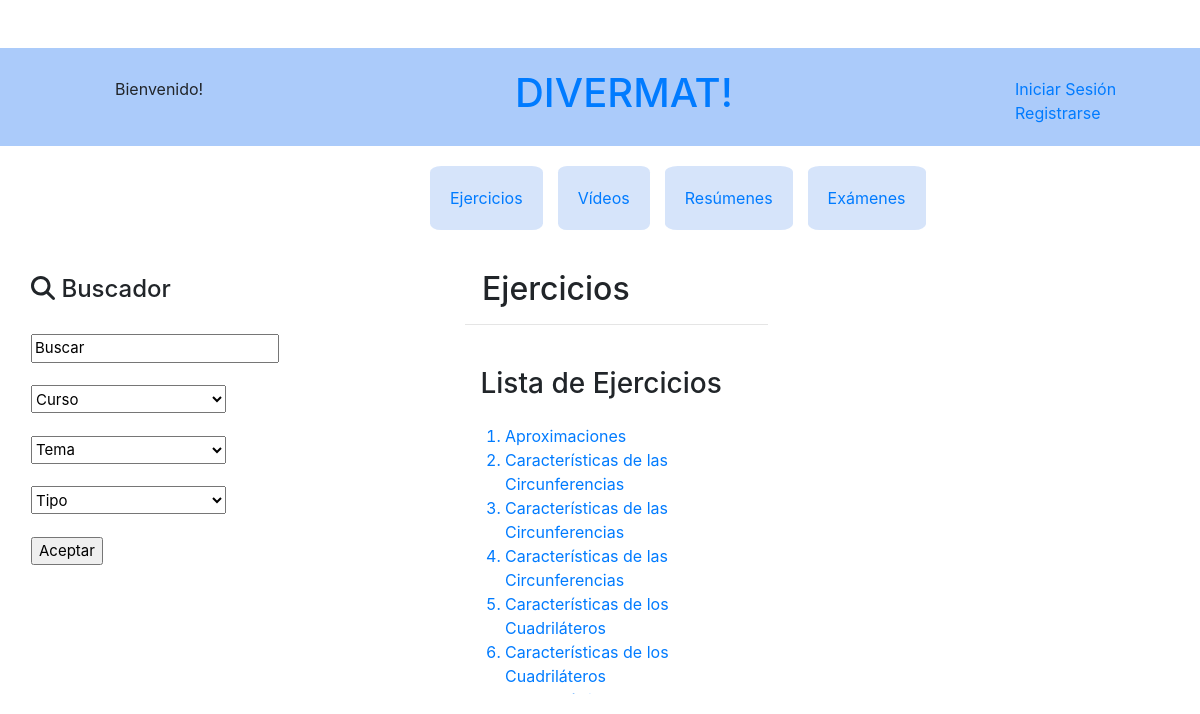
Page /divermat/ on the committed database.
### divermat/models.py (models this page shows, shortened)
class Curso(models.Model):
    curso = models.CharField(max_length=1, default=None)
    class Meta:
        ordering = ('curso', )
    def __str__(self):
        return str(self.curso)

class Ejercicio(models.Model):
    curso = models.ForeignKey(Curso,
                                 on_delete=models.CASCADE,
                                 default=None, null=True)
    tema = models.ForeignKey(Tema,
                                 on_delete=models.CASCADE,
                                 default=None, null=True)
    titulo = models.CharField(max_length=50, default=None)
    tipo = models.IntegerField(default=None,null=True) # Tipo 1 es test, tipo 2 respuesta corta, tipo 3 problemas pero ese todavía no lo implemento
    enunciado = models.CharField(max_length=1000, default = None)
    nsoluciones = models.IntegerField(default=None,null=True) #Numero de soluciones correctas
    soluciones = models.CharField(max_length=1000, default = None) #Cada solucion divididad por ; incluye la solucion correcta y las erroneas en caso de Test
    solucion_correcta = models.CharField(max_length=1024, default = None)
    foto = models.FileField(upload_to='media/fotos/%y',blank=True,null=False)
    class Meta:
        ordering = ('curso',  'titulo', )

### divermat/views.py (the view, shortened to what this page needs)
def index(request):
    content = {}
    content['registro'] = False
    content['Tipo'] = 'Ejercicios'
    content['alumno'] = False
    content['ejercicios'] = True
    todos_ejs = Ejercicio.objects.all()
    temas = []
    for tema in Tema.objects.all():
        temas.append(str(tema.curso)+"º."+tema.titulo)
    content['temas'] = temas
    content['Contenido'] = getFilteredContent(todos_ejs,request)
    return render(request,'divermat/inicio.html', context=content,)

### divermat/views.py (called while the page is built, shortened)
def getFilteredContent(todos_elem,request):
    contenido = []
    contenFinal = []
    for elem in todos_elem:
        conten = {}
        conten['id'] = elem.id
        conten['curso'] = elem.curso
        conten['titulo'] = elem.titulo
        contenido.append(conten)
        contenFinal = contenido
    busqueda = request.GET.get('buscar', '')
    curso = request.GET.get('curso', '')
    tema = request.GET.get('tema', '')
    tipo = request.GET.get('tipo', '')
    elem_filtrados = []
    return contenFinal

### templates/divermat/inicio.html (shortened to what this page needs)
{% extends "divermat/base.html" %}
{% block body_block %}
    {% if ejercicios is True %}
        {% if alumno is True %}
        <div class="row">
            <div class="col-xs-4 col-md-4 col-lg-4 offset-md-3">
                <h2>&nbsp;&nbsp;&nbsp;&nbsp;&nbsp;&nbsp;&nbsp;&nbsp;&nbsp;&nbsp;{{Tipo}}</h2><hr/>
            </div>
            <div class="col-xs-4 col-md-4 col-lg-4 offset-md-1">
                <a href="{% url 'ejerciciosAsignados' clase.id %}">Ejercicios Asignados {{clase.curso}}º {{clase.nombre}}</a>
            </div>
        </div>
        <div class="row">
            <div class="col-xs-4 col-md-4 col-lg-4 offset-md-1">
                <table>
                    <thead>
                        <tr>
                            <th>
                                <h3>Lista&nbsp;de&nbsp;{{Tipo}}</h3>
                            </th>
                        </tr>
                    </thead>
                </table>
                <div class="table-wrapper-scroll-y my-custom-scrollbar" style="height: 270px!important;">
                    <ol>
                        {% for conten in Contenido %}
                            <a href="{% url 'ejercicio' conten.id %}"><li>{{conten.titulo}}</li></a>
                        {%endfor%}
                    </ol>
                </div>
            </div>
            <div class="col-xs-4 col-md-4 col-lg-4">
                <table>
                    <thead>
                        <tr>
                            <th>
                                <h3>Generar&nbsp;Set&nbsp;de&nbsp;Ejercicios</h3>
                            </th>
                        </tr>
                    </thead>
                </table>
                <form id="NuevoSetEjercicios" action="index" method="POST">
                    <div class="row">
                        <div class="col">
                            <table>
                                {{form}}
                            </table>
                        </div>
                    </div>
                    {% csrf_token %}
                    <div class="row">
                        <div class="col offset-md-1">
                            <br><br><input class="boton" type="submit" value="Generar">
                        </div>
                    </div>
                </form>
            </div>
        </div>
        {%else%}
        <div class="row">
            <div class="col-xs-4 col-md-4 col-lg-4 offset-md-3">
                <h2>&nbsp;&nbsp;{{Tipo}}</h2><hr/>
            </div>
        </div>
        <div class="row">
                <div class="col-xs-4 col-md-4 col-lg-4 offset-md-3">
                    <table>
                        <thead>
                            <tr>
                                <th>
                                    <h3>Lista&nbsp;de&nbsp;{{Tipo}}</h3>
                                </th>
                            </tr>
                        </thead>
                    </table>
                    <div class="table-wrapper-scroll-y my-custom-scrollbar" style="height: 270px!important;">
                        <ol>
                            {% for conten in Contenido %}
                                <a href="{% url 'ejercicio' conten.id %}"><li>{{conten.titulo}}</li></a>
                            {%endfor%}
                        </ol>
                    </div>
                </div>
            </div>
        {%endif%}
    {% endif %}
{% endblock %}
{% block menu_lateral_block%}
    <div class="lateral">
        <div class ="flex-container">
            <div class="medio">
                <h4><i class="fa-solid fa-magnifying-glass"></i>&nbsp;Buscador</h4><br>
                <form action={{Tipo}} method="GET">
                    <div>
                        <input type="text" onfocus="this.value=''" name="buscar" value="Buscar"></br></br>
                        <div>
                            {% if alumno is False %}
                                <select name="curso" style="width:195px; height:28px;">
                                    <option selected>Curso</option>
                                </select></br></br>
                            {% endif %}
                        </div>
                    </div>
                    <div>
                        <select name="tema" style="width:195px; height:28px;">
                            <option selected>Tema</option>
                        </select></br></br>
                    </div>
                {% if Tipo != "Resúmenes" and Tipo != "Videos" %}
                        <div>
                            <select name="tipo" style="width:195px; height:28px;">
                                <option selected>Tipo</option>
                            </select></br></br>
                        </div>
                    {%endif%}
                    <input type="submit" value="Aceptar"></input>
                </form>
            </div>
        </div>
    </div>
{% endblock %}

### divermat/static/estilo.css (style rules this page uses)
.my-custom-scrollbar { position: relative !important; height: 400px !important; overflow: auto !important; }
.table-wrapper-scroll-y { display: block !important; }
thead tr th { position: sticky; top: 0; z-index: 10; background-color: #ffffff; }
* { box-sizing: border-box; }
[class*="col-"] { float: left; padding: 5px; }
.lateral { width: 270px !important; height: 350px !important; font-size: 15px !important; border-radius: 10%; }
table { border-collapse:unset !important; }
table { table-layout: fixed!important; }
table tr th { width:fit-content !important; }
body { background-color:rgb(255, 255, 255) !important; }
.flex-container { display: flex; flex-flow: row wrap; justify-content: space-around; align-items: baseline; margin: auto; }
html, body { height: 100%; margin-top: 4%; }
.medio { margin-top: 10px; margin-left: 10px; }
th { cursor: pointer; }
table { border: none; border-spacing:15px; text-align: left; }
th { padding: 0.2%; text-align: left; }
tr { padding: 1%; text-align: left; }

### rows in the picture
Curso: titulo "Aproximaciones", titulo "Características de las Circunferencias", titulo "Características de los Cuadriláteros"

### other values in the picture
{{ Tipo }} "Ejercicios"
